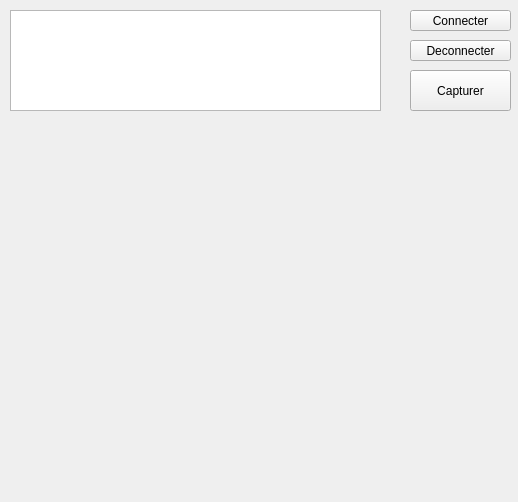
<?xml version="1.0" encoding="UTF-8"?>
<ui version="4.0">
 <class>FenetrePrincipale</class>
 <widget class="QMainWindow" name="FenetrePrincipale">
  <property name="geometry">
   <rect>
    <x>0</x>
    <y>0</y>
    <width>518</width>
    <height>502</height>
   </rect>
  </property>
  <property name="windowTitle">
   <string>Capturer image</string>
  </property>
  <widget class="QWidget" name="centralWidget">
   <widget class="QTextEdit" name="textEdit">
    <property name="geometry">
     <rect>
      <x>10</x>
      <y>10</y>
      <width>371</width>
      <height>101</height>
     </rect>
    </property>
   </widget>
   <widget class="QPushButton" name="connecterCamera">
    <property name="geometry">
     <rect>
      <x>410</x>
      <y>10</y>
      <width>101</width>
      <height>21</height>
     </rect>
    </property>
    <property name="text">
     <string>Connecter</string>
    </property>
   </widget>
   <widget class="QPushButton" name="deconnecterCamera">
    <property name="geometry">
     <rect>
      <x>410</x>
      <y>40</y>
      <width>101</width>
      <height>21</height>
     </rect>
    </property>
    <property name="text">
     <string>Deconnecter</string>
    </property>
   </widget>
   <widget class="QPushButton" name="capturerImage">
    <property name="geometry">
     <rect>
      <x>410</x>
      <y>70</y>
      <width>101</width>
      <height>41</height>
     </rect>
    </property>
    <property name="text">
     <string>Capturer</string>
    </property>
   </widget>
   <widget class="QLabel" name="imageCamera">
    <property name="geometry">
     <rect>
      <x>10</x>
      <y>120</y>
      <width>501</width>
      <height>371</height>
     </rect>
    </property>
    <property name="autoFillBackground">
     <bool>false</bool>
    </property>
    <property name="text">
     <string/>
    </property>
   </widget>
  </widget>
 </widget>
 <layoutdefault spacing="6" margin="11"/>
 <resources/>
 <connections/>
</ui>
